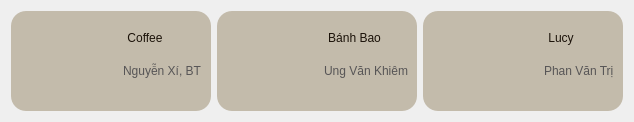
           <widget class="QWidget" name="widget_15" native="true">
            <property name="minimumSize">
             <size>
              <width>0</width>
              <height>100</height>
             </size>
            </property>
            <property name="maximumSize">
             <size>
              <width>16777215</width>
              <height>300</height>
             </size>
            </property>
            <layout class="QHBoxLayout" name="horizontalLayout_7">
             <item>
              <widget class="QWidget" name="widget_16" native="true">
               <property name="minimumSize">
                <size>
                 <width>200</width>
                 <height>100</height>
                </size>
               </property>
               <property name="maximumSize">
                <size>
                 <width>300</width>
                 <height>150</height>
                </size>
               </property>
               <property name="cursor">
                <cursorShape>PointingHandCursor</cursorShape>
               </property>
               <property name="styleSheet">
                <string notr="true">QWidget{
    background-color: #C3BBAB;
    border-radius: 15px;
}
QWidget:hover{
	background-color: #86aacc;
    border-radius: 15px;
}</string>
               </property>
               <layout class="QHBoxLayout" name="horizontalLayout_8">
                <item>
                 <widget class="QPushButton" name="btn_dog">
                  <property name="maximumSize">
                   <size>
                    <width>150</width>
                    <height>150</height>
                   </size>
                  </property>
                  <property name="baseSize">
                   <size>
                    <width>80</width>
                    <height>0</height>
                   </size>
                  </property>
                  <property name="cursor">
                   <cursorShape>PointingHandCursor</cursorShape>
                  </property>
                  <property name="styleSheet">
                   <string notr="true">border-radius: 15px;
 background-color: rgba(255, 0, 0, 0);</string>
                  </property>
                  <property name="text">
                   <string/>
                  </property>
                  <property name="icon">
                   <iconset>
                    <normaloff>../img/coffee.png</normaloff>../img/coffee.png</iconset>
                  </property>
                  <property name="iconSize">
                   <size>
                    <width>80</width>
                    <height>80</height>
                   </size>
                  </property>
                 </widget>
                </item>
                <item>
                 <widget class="QWidget" name="widget_19" native="true">
                  <property name="styleSheet">
                   <string notr="true"> background-color: rgba(255, 0, 0, 0);</string>
                  </property>
                  <layout class="QVBoxLayout" name="verticalLayout_7">
                   <property name="leftMargin">
                    <number>0</number>
                   </property>
                   <property name="topMargin">
                    <number>0</number>
                   </property>
                   <property name="rightMargin">
                    <number>0</number>
                   </property>
                   <property name="bottomMargin">
                    <number>0</number>
                   </property>
                   <item>
                    <widget class="QWidget" name="widget_23" native="true"/>
                   </item>
                   <item>
                    <widget class="QWidget" name="widget_21" native="true">
                     <property name="maximumSize">
                      <size>
                       <width>16777215</width>
                       <height>30</height>
                      </size>
                     </property>
                     <property name="cursor">
                      <cursorShape>PointingHandCursor</cursorShape>
                     </property>
                     <layout class="QHBoxLayout" name="horizontalLayout_10">
                      <property name="leftMargin">
                       <number>0</number>
                      </property>
                      <property name="topMargin">
                       <number>0</number>
                      </property>
                      <property name="rightMargin">
                       <number>0</number>
                      </property>
                      <property name="bottomMargin">
                       <number>0</number>
                      </property>
                      <item>
                       <widget class="QLabel" name="label_13">
                        <property name="maximumSize">
                         <size>
                          <width>20</width>
                          <height>20</height>
                         </size>
                        </property>
                        <property name="text">
                         <string/>
                        </property>
                        <property name="pixmap">
                         <pixmap>../img/icons8-male-64.png</pixmap>
                        </property>
                        <property name="scaledContents">
                         <bool>true</bool>
                        </property>
                       </widget>
                      </item>
                      <item alignment="Qt::AlignLeft">
                       <widget class="QPushButton" name="btn_dogName">
                        <property name="styleSheet">
                         <string notr="true">font: 14pt &quot;Bahnschrift&quot;;
color: #1b1209;</string>
                        </property>
                        <property name="text">
                         <string>Coffee</string>
                        </property>
                       </widget>
                      </item>
                     </layout>
                    </widget>
                   </item>
                   <item>
                    <widget class="QWidget" name="widget_20" native="true">
                     <property name="minimumSize">
                      <size>
                       <width>0</width>
                       <height>40</height>
                      </size>
                     </property>
                     <property name="maximumSize">
                      <size>
                       <width>16777215</width>
                       <height>40</height>
                      </size>
                     </property>
                     <layout class="QHBoxLayout" name="horizontalLayout_9">
                      <property name="leftMargin">
                       <number>0</number>
                      </property>
                      <property name="topMargin">
                       <number>0</number>
                      </property>
                      <property name="rightMargin">
                       <number>0</number>
                      </property>
                      <property name="bottomMargin">
                       <number>0</number>
                      </property>
                      <item>
                       <widget class="QLabel" name="label_14">
                        <property name="minimumSize">
                         <size>
                          <width>16</width>
                          <height>0</height>
                         </size>
                        </property>
                        <property name="maximumSize">
                         <size>
                          <width>16</width>
                          <height>16</height>
                         </size>
                        </property>
                        <property name="text">
                         <string/>
                        </property>
                        <property name="pixmap">
                         <pixmap>../img/location-50.png</pixmap>
                        </property>
                        <property name="scaledContents">
                         <bool>true</bool>
                        </property>
                       </widget>
                      </item>
                      <item>
                       <widget class="QLabel" name="label_15">
                        <property name="styleSheet">
                         <string notr="true">font: 9pt &quot;Bahnschrift&quot;;
color: #575556;</string>
                        </property>
                        <property name="text">
                         <string>Nguyễn Xí, BT</string>
                        </property>
                       </widget>
                      </item>
                     </layout>
                    </widget>
                   </item>
                   <item>
                    <widget class="QWidget" name="widget_22" native="true"/>
                   </item>
                  </layout>
                 </widget>
                </item>
               </layout>
              </widget>
             </item>
             <item>
              <widget class="QWidget" name="widget_17" native="true">
               <property name="minimumSize">
                <size>
                 <width>200</width>
                 <height>100</height>
                </size>
               </property>
               <property name="maximumSize">
                <size>
                 <width>300</width>
                 <height>150</height>
                </size>
               </property>
               <property name="cursor">
                <cursorShape>PointingHandCursor</cursorShape>
               </property>
               <property name="styleSheet">
                <string notr="true">QWidget{
    background-color: #C3BBAB;
    border-radius: 15px;
}
QWidget:hover{
	background-color: #86aacc;
    border-radius: 15px;
}</string>
               </property>
               <layout class="QHBoxLayout" name="horizontalLayout_11">
                <item>
                 <widget class="QPushButton" name="btn_pet">
                  <property name="maximumSize">
                   <size>
                    <width>150</width>
                    <height>150</height>
                   </size>
                  </property>
                  <property name="baseSize">
                   <size>
                    <width>80</width>
                    <height>0</height>
                   </size>
                  </property>
                  <property name="cursor">
                   <cursorShape>PointingHandCursor</cursorShape>
                  </property>
                  <property name="styleSheet">
                   <string notr="true">border-radius: 15px;
 background-color: rgba(255, 0, 0, 0);</string>
                  </property>
                  <property name="text">
                   <string/>
                  </property>
                  <property name="icon">
                   <iconset>
                    <normaloff>../img/Avatar-cute-meo-fotor-2023072815852.png</normaloff>../img/Avatar-cute-meo-fotor-2023072815852.png</iconset>
                  </property>
                  <property name="iconSize">
                   <size>
                    <width>80</width>
                    <height>80</height>
                   </size>
                  </property>
                 </widget>
                </item>
                <item>
                 <widget class="QWidget" name="widget_24" native="true">
                  <property name="styleSheet">
                   <string notr="true"> background-color: rgba(255, 0, 0, 0);</string>
                  </property>
                  <layout class="QVBoxLayout" name="verticalLayout_8">
                   <property name="leftMargin">
                    <number>0</number>
                   </property>
                   <property name="topMargin">
                    <number>0</number>
                   </property>
                   <property name="rightMargin">
                    <number>0</number>
                   </property>
                   <property name="bottomMargin">
                    <number>0</number>
                   </property>
                   <item>
                    <widget class="QWidget" name="widget_25" native="true"/>
                   </item>
                   <item>
                    <widget class="QWidget" name="widget_27" native="true">
                     <property name="maximumSize">
                      <size>
                       <width>16777215</width>
                       <height>30</height>
                      </size>
                     </property>
                     <layout class="QHBoxLayout" name="horizontalLayout_12">
                      <property name="leftMargin">
                       <number>0</number>
                      </property>
                      <property name="topMargin">
                       <number>0</number>
                      </property>
                      <property name="rightMargin">
                       <number>0</number>
                      </property>
                      <property name="bottomMargin">
                       <number>0</number>
                      </property>
                      <item>
                       <widget class="QLabel" name="label_17">
                        <property name="maximumSize">
                         <size>
                          <width>20</width>
                          <height>20</height>
                         </size>
                        </property>
                        <property name="text">
                         <string/>
                        </property>
                        <property name="pixmap">
                         <pixmap>../img/icons8-female-64.png</pixmap>
                        </property>
                        <property name="scaledContents">
                         <bool>true</bool>
                        </property>
                       </widget>
                      </item>
                      <item alignment="Qt::AlignLeft">
                       <widget class="QPushButton" name="btn_petName">
                        <property name="cursor">
                         <cursorShape>PointingHandCursor</cursorShape>
                        </property>
                        <property name="styleSheet">
                         <string notr="true">font: 14pt &quot;Bahnschrift&quot;;
color: #1b1209;</string>
                        </property>
                        <property name="text">
                         <string>Bánh Bao</string>
                        </property>
                       </widget>
                      </item>
                     </layout>
                    </widget>
                   </item>
                   <item>
                    <widget class="QWidget" name="widget_28" native="true">
                     <property name="minimumSize">
                      <size>
                       <width>0</width>
                       <height>40</height>
                      </size>
                     </property>
                     <property name="maximumSize">
                      <size>
                       <width>16777215</width>
                       <height>40</height>
                      </size>
                     </property>
                     <layout class="QHBoxLayout" name="horizontalLayout_13">
                      <property name="leftMargin">
                       <number>0</number>
                      </property>
                      <property name="topMargin">
                       <number>0</number>
                      </property>
                      <property name="rightMargin">
                       <number>0</number>
                      </property>
                      <property name="bottomMargin">
                       <number>0</number>
                      </property>
                      <item>
                       <widget class="QLabel" name="label_19">
                        <property name="minimumSize">
                         <size>
                          <width>16</width>
                          <height>0</height>
                         </size>
                        </property>
                        <property name="maximumSize">
                         <size>
                          <width>16</width>
                          <height>16</height>
                         </size>
                        </property>
                        <property name="text">
                         <string/>
                        </property>
                        <property name="pixmap">
                         <pixmap>../img/location-50.png</pixmap>
                        </property>
                        <property name="scaledContents">
                         <bool>true</bool>
                        </property>
                       </widget>
                      </item>
                      <item>
                       <widget class="QLabel" name="label_20">
                        <property name="styleSheet">
                         <string notr="true">font: 9pt &quot;Bahnschrift&quot;;
color: #575556;</string>
                        </property>
                        <property name="text">
                         <string>Ung Văn Khiêm</string>
                        </property>
                       </widget>
                      </item>
                     </layout>
                    </widget>
                   </item>
                   <item>
                    <widget class="QWidget" name="widget_26" native="true"/>
                   </item>
                  </layout>
                 </widget>
                </item>
               </layout>
              </widget>
             </item>
             <item>
              <widget class="QWidget" name="widget_18" native="true">
               <property name="minimumSize">
                <size>
                 <width>200</width>
                 <height>100</height>
                </size>
               </property>
               <property name="maximumSize">
                <size>
                 <width>300</width>
                 <height>150</height>
                </size>
               </property>
               <property name="cursor">
                <cursorShape>PointingHandCursor</cursorShape>
               </property>
               <property name="styleSheet">
                <string notr="true">QWidget{
    background-color: #C3BBAB;
    border-radius: 15px;
}
QWidget:hover{
	background-color: #86aacc;
    border-radius: 15px;
}</string>
               </property>
               <layout class="QHBoxLayout" name="horizontalLayout_14">
                <item>
                 <widget class="QPushButton" name="btn_pet1">
                  <property name="maximumSize">
                   <size>
                    <width>150</width>
                    <height>150</height>
                   </size>
                  </property>
                  <property name="baseSize">
                   <size>
                    <width>80</width>
                    <height>0</height>
                   </size>
                  </property>
                  <property name="cursor">
                   <cursorShape>PointingHandCursor</cursorShape>
                  </property>
                  <property name="styleSheet">
                   <string notr="true">border-radius: 15px;
 background-color: rgba(255, 0, 0, 0);</string>
                  </property>
                  <property name="text">
                   <string/>
                  </property>
                  <property name="icon">
                   <iconset>
                    <normaloff>../../../../Documents/app_producer_advanced/PetAdoptionApp/img/meo-chinchilla-6-fotor-20230728151931.png</normaloff>../../../../Documents/app_producer_advanced/PetAdoptionApp/img/meo-chinchilla-6-fotor-20230728151931.png</iconset>
                  </property>
                  <property name="iconSize">
                   <size>
                    <width>80</width>
                    <height>80</height>
                   </size>
                  </property>
                 </widget>
                </item>
                <item>
                 <widget class="QWidget" name="widget_29" native="true">
                  <property name="styleSheet">
                   <string notr="true"> background-color: rgba(255, 0, 0, 0);</string>
                  </property>
                  <layout class="QVBoxLayout" name="verticalLayout_9">
                   <property name="leftMargin">
                    <number>0</number>
                   </property>
                   <property name="topMargin">
                    <number>0</number>
                   </property>
                   <property name="rightMargin">
                    <number>0</number>
                   </property>
                   <property name="bottomMargin">
                    <number>0</number>
                   </property>
                   <item>
                    <widget class="QWidget" name="widget_33" native="true"/>
                   </item>
                   <item>
                    <widget class="QWidget" name="widget_31" native="true">
                     <property name="maximumSize">
                      <size>
                       <width>16777215</width>
                       <height>30</height>
                      </size>
                     </property>
                     <layout class="QHBoxLayout" name="horizontalLayout_15">
                      <property name="leftMargin">
                       <number>0</number>
                      </property>
                      <property name="topMargin">
                       <number>0</number>
                      </property>
                      <property name="rightMargin">
                       <number>0</number>
                      </property>
                      <property name="bottomMargin">
                       <number>0</number>
                      </property>
                      <item>
                       <widget class="QLabel" name="label_21">
                        <property name="maximumSize">
                         <size>
                          <width>20</width>
                          <height>20</height>
                         </size>
                        </property>
                        <property name="text">
                         <string/>
                        </property>
                        <property name="pixmap">
                         <pixmap>../img/icons8-female-64.png</pixmap>
                        </property>
                        <property name="scaledContents">
                         <bool>true</bool>
                        </property>
                       </widget>
                      </item>
                      <item alignment="Qt::AlignLeft">
                       <widget class="QPushButton" name="btn_petName1">
                        <property name="cursor">
                         <cursorShape>ForbiddenCursor</cursorShape>
                        </property>
                        <property name="styleSheet">
                         <string notr="true">font: 14pt &quot;Bahnschrift&quot;;
color: #1b1209;</string>
                        </property>
                        <property name="text">
                         <string>Lucy</string>
                        </property>
                       </widget>
                      </item>
                     </layout>
                    </widget>
                   </item>
                   <item>
                    <widget class="QWidget" name="widget_30" native="true">
                     <property name="minimumSize">
                      <size>
                       <width>0</width>
                       <height>40</height>
                      </size>
                     </property>
                     <property name="maximumSize">
                      <size>
                       <width>16777215</width>
                       <height>40</height>
                      </size>
                     </property>
                     <layout class="QHBoxLayout" name="horizontalLayout_16">
                      <property name="leftMargin">
                       <number>0</number>
                      </property>
                      <property name="topMargin">
                       <number>0</number>
                      </property>
                      <property name="rightMargin">
                       <number>0</number>
                      </property>
                      <property name="bottomMargin">
                       <number>0</number>
                      </property>
                      <item>
                       <widget class="QLabel" name="label_23">
                        <property name="minimumSize">
                         <size>
                          <width>16</width>
                          <height>0</height>
                         </size>
                        </property>
                        <property name="maximumSize">
                         <size>
                          <width>16</width>
                          <height>16</height>
                         </size>
                        </property>
                        <property name="text">
                         <string/>
                        </property>
                        <property name="pixmap">
                         <pixmap>../img/location-50.png</pixmap>
                        </property>
                        <property name="scaledContents">
                         <bool>true</bool>
                        </property>
                       </widget>
                      </item>
                      <item>
                       <widget class="QLabel" name="label_24">
                        <property name="styleSheet">
                         <string notr="true">font: 9pt &quot;Bahnschrift&quot;;
color: #575556;</string>
                        </property>
                        <property name="text">
                         <string>Phan Văn Trị</string>
                        </property>
                       </widget>
                      </item>
                     </layout>
                    </widget>
                   </item>
                   <item>
                    <widget class="QWidget" name="widget_32" native="true"/>
                   </item>
                  </layout>
                 </widget>
                </item>
               </layout>
              </widget>
             </item>
            </layout>
           </widget>
